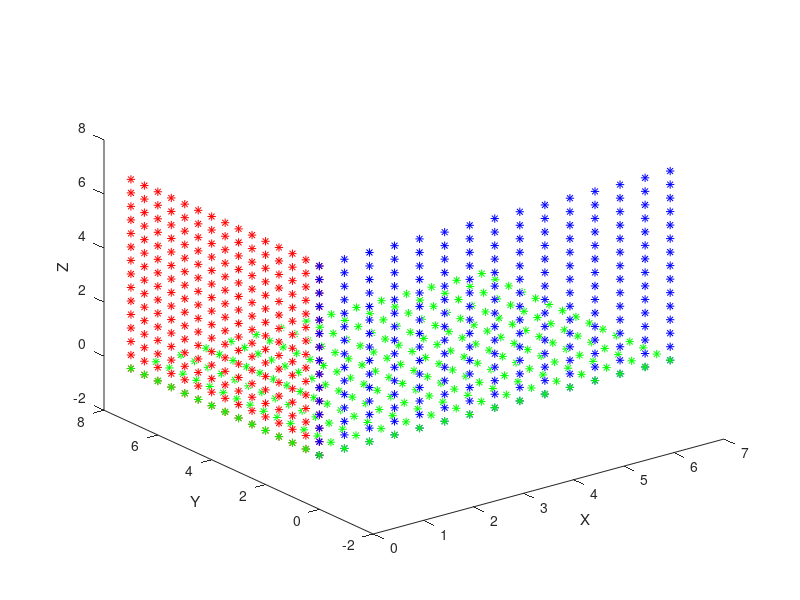

MATLAB code for this plot:
clf;

M1 = dlmread('surf_1.txt', '\t');
M2 = dlmread('surf_2.txt', '\t');
M3 = dlmread('surf_3.txt', '\t');

hold on

plot3(M1(:,1), M1(:,2), M1(:,3), 'r*')

plot3(M2(:,1), M2(:,2), M2(:,3), 'b*')

plot3(M3(:,1), M3(:,2), M3(:,3), 'g*')

xlabel('X')
ylabel('Y')
zlabel('Z')
view(3)
